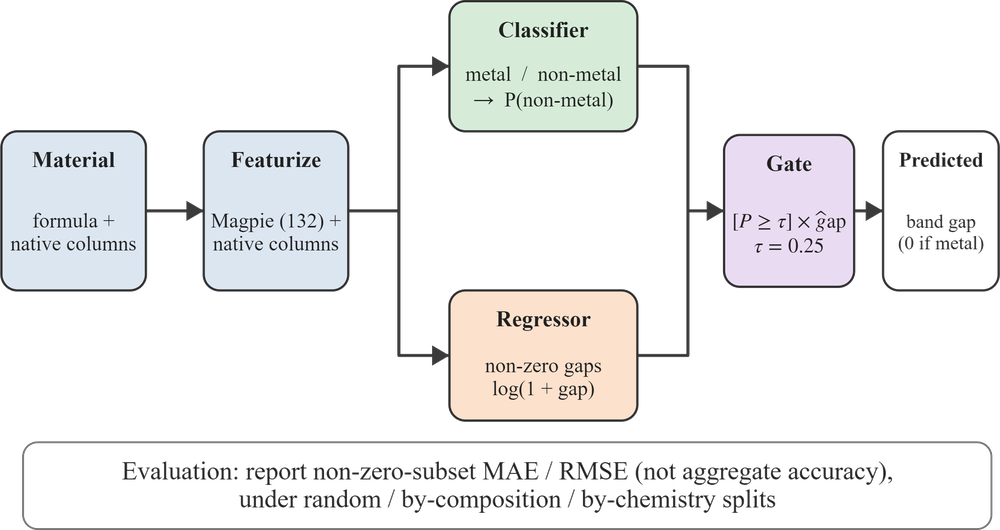
#> input picture plots/pipeline_schematic.png, 1000 x 530 px, shrunk from 2613 x 1384 before the run
$ python pad_figures.py
#> lines starting #> are read from the running program, lines starting #| are printed output that depends on the picture
"""
Pad each exported figure to an exact 4:3 aspect ratio with transparent margins,
so the figures display as 4:3 in the manuscript without distorting the plot or text.
Run after the MATLAB run_all export and after make_schematic.py.

    .venv/Scripts/python.exe scripts/pad_figures.py
"""

from pathlib import Path
from PIL import Image

ROOT = Path(__file__).resolve().parent.parent
EXPORT = ROOT / "manuscript" / "figures_and_data" / "figures" / "matlab" / "export"
DEFAULT_TARGET = 4 / 3
# Per-figure target aspect ratio (width / height); default is 4:3.
TARGETS = {"Fig1_feature_importance.png": 1 / 1.2}   # SHAP figure is 1:1.2 (portrait)


def pad_to(path, target):
#> called with target = 1.33
    im = Image.open(path).convert("RGBA")
#> im is the input picture: PIL image 1000x530 RGBA; mean R, G, B, A 54.7, 54.9, 54.8, 65
    w, h = im.size
#> w = 1000; h = 530
    ar = w / h
#> ar = 1.89
    if abs(ar - target) < 0.004:
        return False
    if ar < target:                       # too narrow -> add width
        new_w, new_h = round(h * target), h
    else:                                 # too wide -> add height
        new_w, new_h = w, round(w / target)
#> new_w = 1000; new_h = 750
    canvas = Image.new("RGBA", (new_w, new_h), (255, 255, 255, 0))
    canvas.paste(im, ((new_w - w) // 2, (new_h - h) // 2), im)
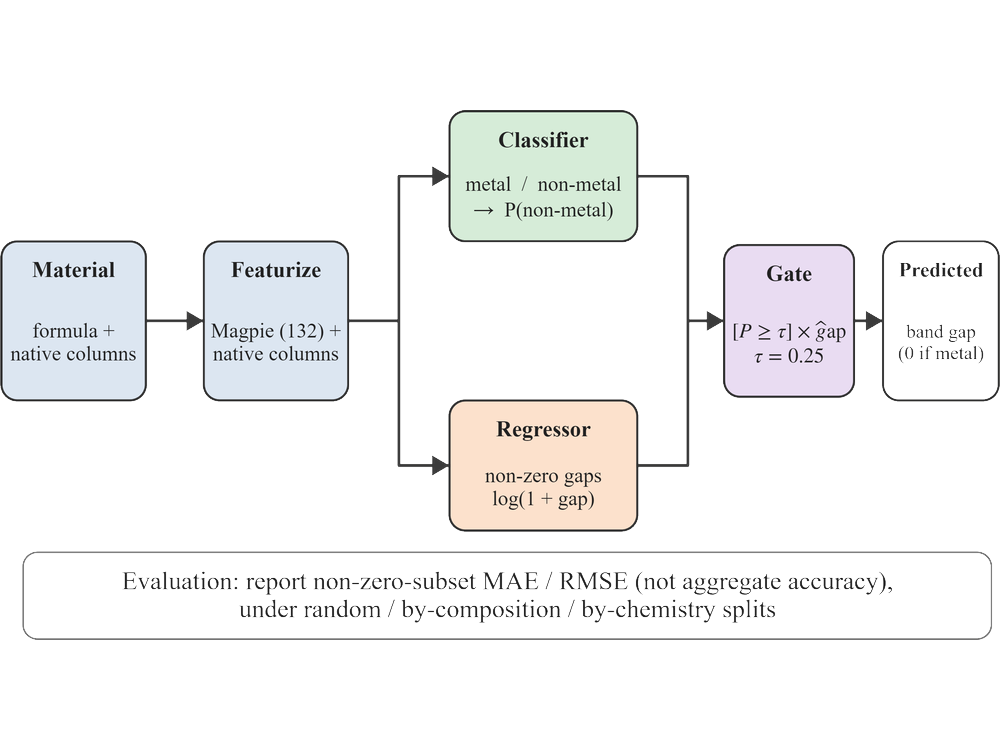
#> canvas: PIL image 1000x750 RGBA; mean R, G, B, A 243.9, 244, 243.9, 44.8; transparent parts drawn white
    canvas.save(path)
    return True


def pad_to_43(path):
    return pad_to(path, TARGETS.get(path.name, DEFAULT_TARGET))


def main():
    targets = sorted(EXPORT.glob("*.png"))
    schematic = ROOT / "plots" / "pipeline_schematic.png"
    if schematic.exists():
        targets.append(schematic)
    for p in targets:
        changed = pad_to_43(p)
        im = Image.open(p)
        print(f"  {p.name:28s} -> {im.size[0]}x{im.size[1]} (ar {im.size[0]/im.size[1]:.3f})"
              f"{'  [padded]' if changed else ''}")
#|   pipeline_schematic.png       -> 1000x750 (ar 1.333)  [padded]


if __name__ == "__main__":
    main()

$ run again, with plots/parity_nonzero_gap.png copied over plots/pipeline_schematic.png
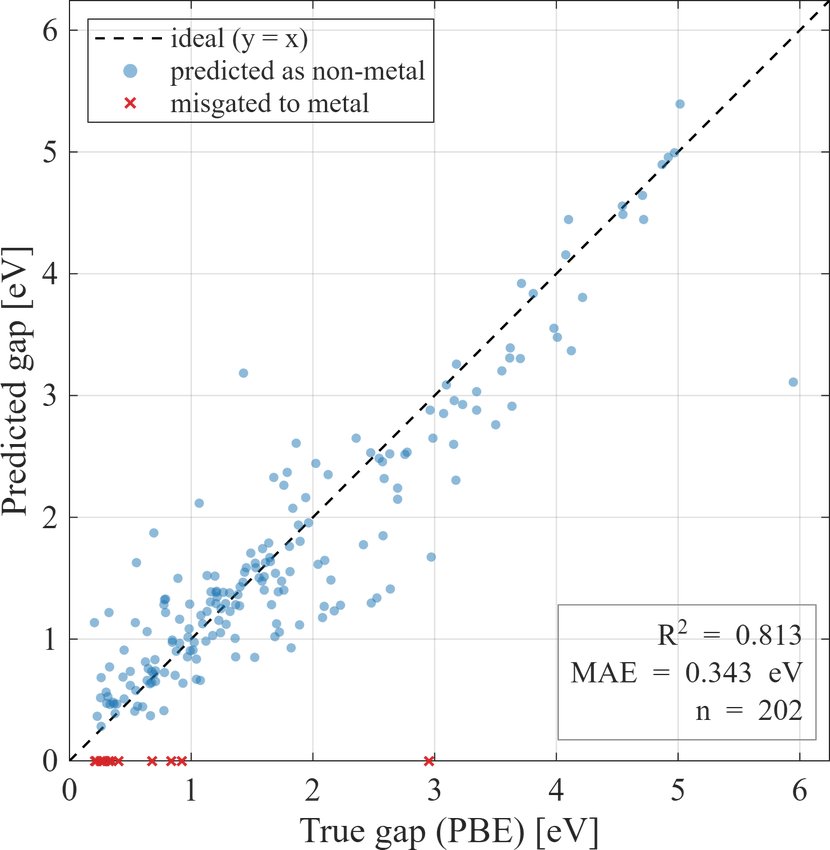
#> input picture plots/parity_nonzero_gap.png, 830 x 850 px, shrunk from 1481 x 1516 before the run
#> in pad_to, im is the input picture: PIL image 830x850 RGBA; mean R, G, B, A 3.7, 5.7, 7.3, 9
#> in pad_to, `canvas.paste(im, ((new_w - w) // 2, (new_h - h) // 2), im)`:
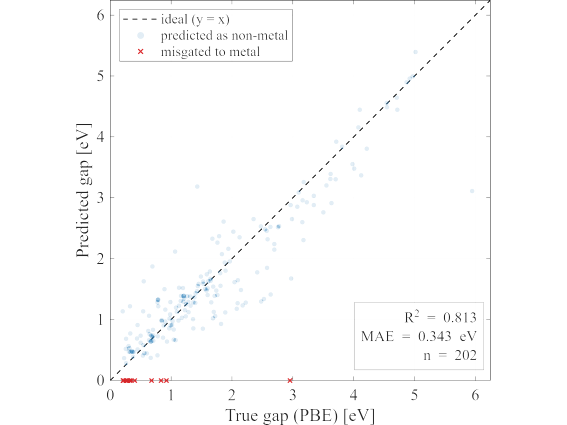
#> canvas: PIL image 1133x850 RGBA (shown at 1/2 size); mean R, G, B, A 249.4, 249.9, 250.3, 4.4; transparent parts drawn white
#|   pipeline_schematic.png       -> 1133x850 (ar 1.333)  [padded]
